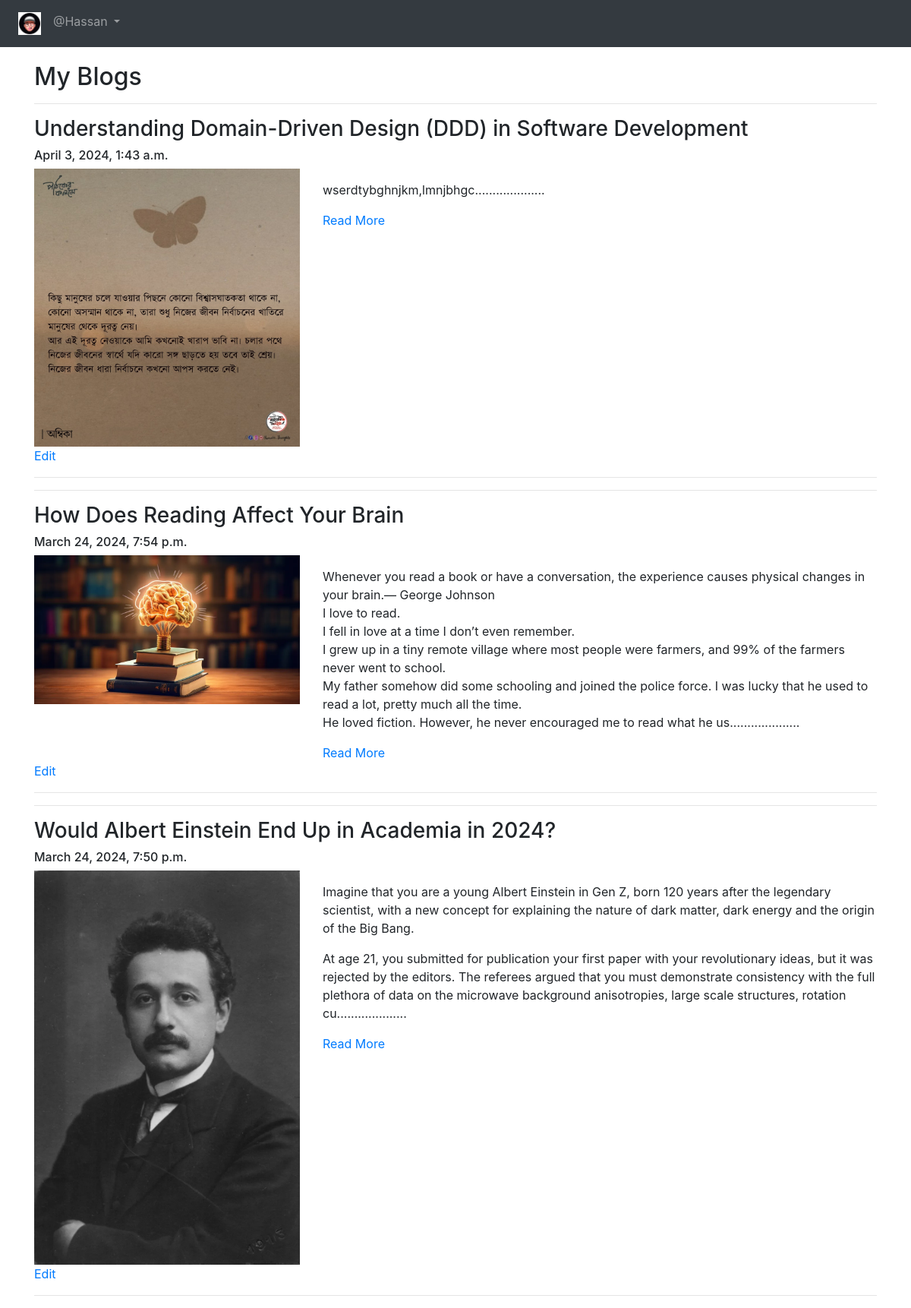
/blog/my-blogs/ (signed in), run on the app's committed database.
### App_Blog/models.py (models this page shows, shortened)
class Blog(models.Model):
    author = models.ForeignKey(User, on_delete=models.CASCADE, related_name='post_author')
    blog_title = models.CharField(max_length=264, verbose_name = "Put a Title")
    slug = models.SlugField(max_length=264, unique=True)
    blog_content = models.TextField(verbose_name="What is on your mind?")
    blog_image = models.ImageField(upload_to='blog_images', verbose_name=("Image"), null=True, blank=True)
    publish_date = models.DateTimeField(auto_now_add =True)
    update_date = models.DateTimeField(auto_now=True)
    class Meta:
        ordering = ('-publish_date',)

### App_Blog/views.py (the view)
# urls.py: path('my-blogs/', views.MyBlogs.as_view( ), name='my_blogs'),
class MyBlogs(LoginRequiredMixin, TemplateView):
    template_name = 'App_Blog/my_blogs.html'

### App_Blog/templatetags/custom_filter.py (called while the page is built)
def renge_filter(value):
    return value[0:500]+ "...................."

### templates/App_Blog/my_blogs.html (shortened to what this page needs)
{% extends 'base.html' %}
{% load custom_filter %}
{% block content %}
<h2>My Blogs </h2>
{% for blog in user.post_author.all %}
<hr>
<h3>{{blog.blog_title}}</h3>
<h6>{{blog.publish_date}}</h6>
<div class="row">
    <div class="col-sm-4">
        <img src="/media/{{blog.blog_image}}" width="100%" alt="">
    </div>
    <div class="col-sm-8">
        <p>{{blog.blog_content | range_filter | linebreaks}}</p>
        <a href="{% url 'App_Blog:blog_details' slug=blog.slug %}">Read More</a>
    </div>
</div>
<a href="{% url 'App_Blog:edit_blog' pk=blog.pk %}">Edit</a>
<hr>
{% endfor %}
{% endblock content %}

### templates/base.html (shortened to what this page needs)
<!DOCTYPE html>
<html lang="en">
<head>
    <link rel="stylesheet" href="https://cdn.jsdelivr.net/npm/bootstrap@4.6.2/dist/css/bootstrap.min.css">
    <link rel="stylesheet" href="https://cdnjs.cloudflare.com/ajax/libs/font-awesome/4.7.0/css/font-awesome.min.css">
    {% load static %}
    <link rel="stylesheet" href="{% static 'css/style.css' %}">
</head>
<body>
    <nav class="navbar navbar-expand-sm bg-dark navbar-dark">
        <ul class="navbar-nav">
            <li class="nav-item active">
                <a class="nav-link" href="{% url 'index' %}">
                    <img src="/media/profile_pics/cartorn.jpg" alt="" width="30px">
                </a>
            </li>
            {% if user.is_authenticated %}
            <div class="nav-item dropdown">
                <a class="nav-link dropdown-toggle" href="#" id="navbardrop" data-toggle="dropdown">
                    @{{user.username}}
                </a>
            </div>
            {% endif %}
        </ul>
    </nav>
    <div class="container" style="padding-top: 20px;">
        {% block content %}
        {% endblock content %}
    </div>
</body>
</html>

### data on the page
Blog: blog_title "Understanding Domain-Driven Design (DDD) in Software Development", publish_date "April 3, 2024, 1:43 a.m.", blog_image (picture), blog_content|range_filter "wserdtybghnjkm,lmnjbhgc...................."
Blog: blog_title "How Does Reading Affect Your Brain", publish_date "March 24, 2024, 7:54 p.m.", blog_image (picture), blog_content|range_filter "Whenever you read a book or have a conversation, the experience causes physical changes in your brain.— George Johnson I love to read. I fell in love at a time I don’t even remember. I grew up in a tiny remote village where most people were farmers, and 99% of the farmers never went to school. My father somehow did some schooling and joined the police force. I was lucky that he used to read a lot, pretty much all the time. He loved fiction. However, he never encouraged me to read what he us...................."
Blog: blog_title "Would Albert Einstein End Up in Academia in 2024?", publish_date "March 24, 2024, 7:50 p.m.", blog_image (picture), blog_content|range_filter "Imagine that you are a young Albert Einstein in Gen Z, born 120 years after the legendary scientist, with a new concept for explaining the nature of dark matter, dark energy and the origin of the Big Bang. At age 21, you submitted for publication your first paper with your revolutionary ideas, but it was rejected by the editors. The referees argued that you must demonstrate consistency with the full plethora of data on the microwave background anisotropies, large scale structures, rotation cu...................."

### other printed values
{{ user.username }} "Hassan"
